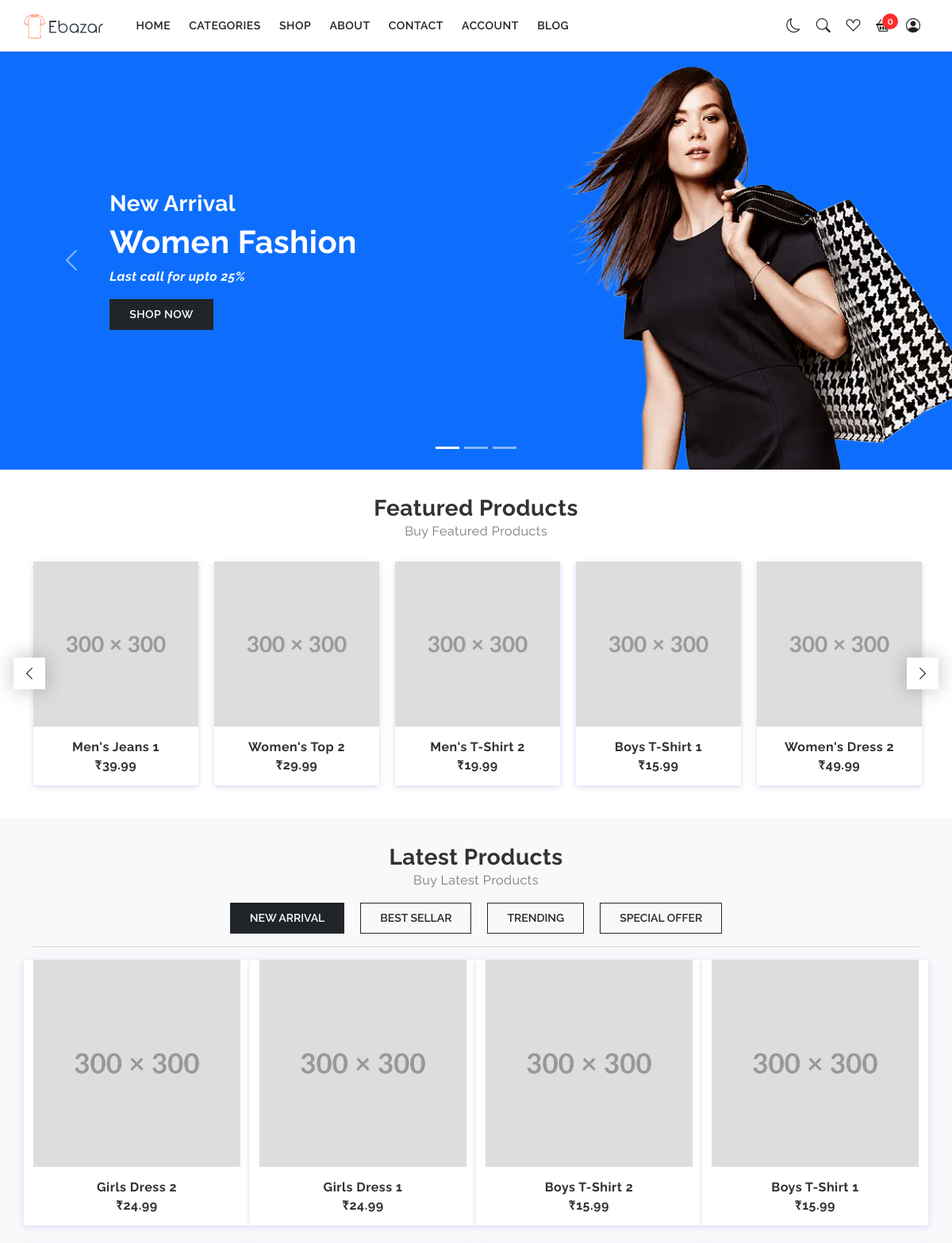
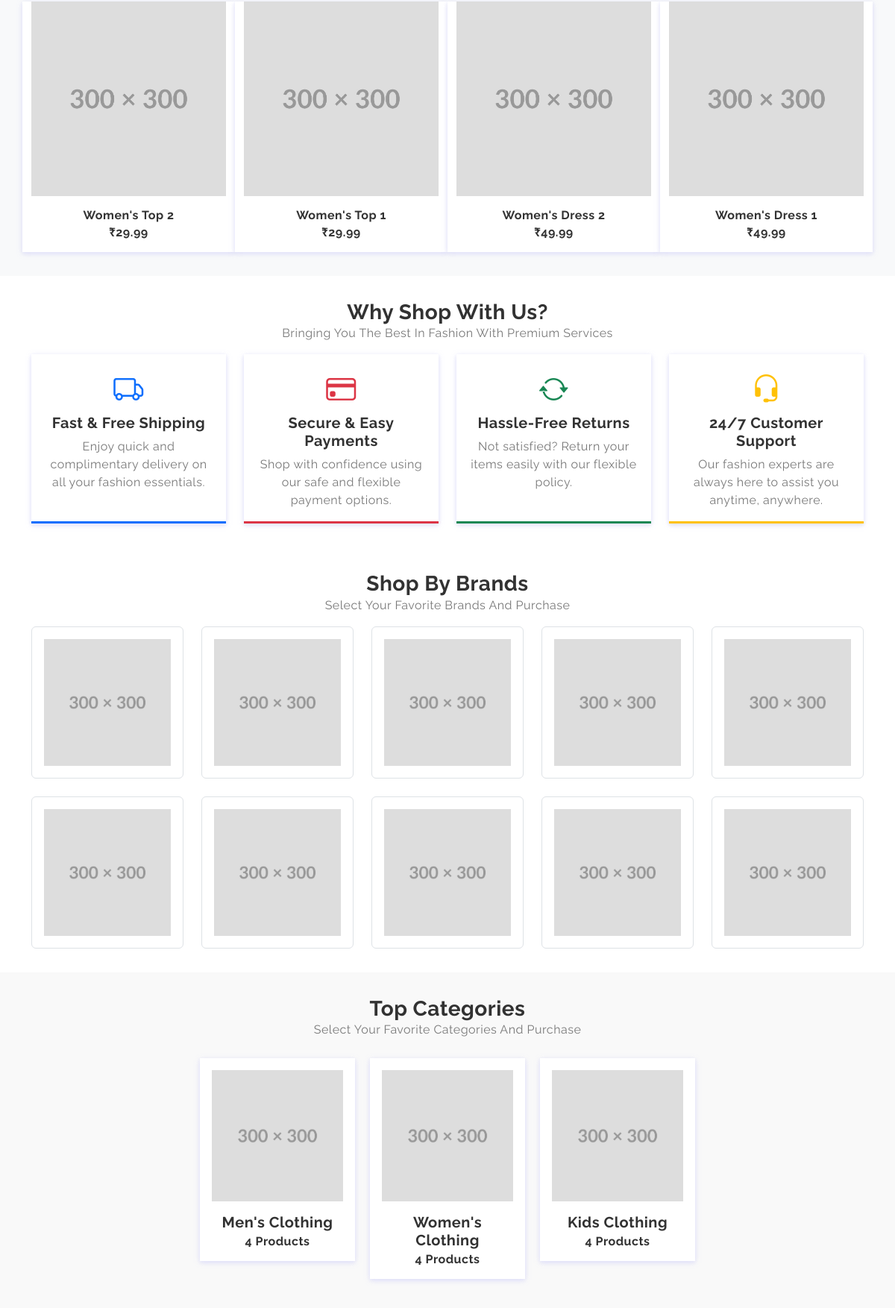
The page / (upper part) on the database its author committed (2 pictures, top to bottom).
### tables this page shows
CREATE TABLE `companies` (
  `company_id` int(11) NOT NULL,
  `title` varchar(255) DEFAULT NULL,
  `logo` varchar(255) DEFAULT NULL,
  `phone_number` varchar(20) DEFAULT NULL,
  `email` varchar(255) DEFAULT NULL,
  `website` varchar(255) DEFAULT NULL,
  `address` text DEFAULT NULL,
  `facebook_link` varchar(255) DEFAULT NULL,
  `instagram_link` varchar(255) DEFAULT NULL,
  `twitter_link` varchar(255) DEFAULT NULL,
  `footer_text` text DEFAULT NULL,
  `about_company` text DEFAULT NULL,
  `linked_link` varchar(255) DEFAULT NULL,
  `youtube_link` varchar(255) DEFAULT NULL
);

CREATE TABLE `product` (
  `product_id` int(11) NOT NULL,
  `product_name` varchar(255) NOT NULL,
  `main_category_id` int(11) NOT NULL,
  `sub_category_id` int(11) NOT NULL,
  `description` text DEFAULT NULL,
  `is_stock` tinyint(1) NOT NULL DEFAULT 0,
  `is_featured` tinyint(1) NOT NULL DEFAULT 0,
  `is_trending` tinyint(1) NOT NULL DEFAULT 0,
  `is_best_seller` tinyint(1) NOT NULL DEFAULT 0,
  `is_under_special_offer` tinyint(1) NOT NULL DEFAULT 0,
  `image_one` varchar(255) DEFAULT NULL,
  `image_two` varchar(255) DEFAULT NULL,
  `image_three` varchar(255) DEFAULT NULL,
  `product_url` varchar(255) DEFAULT NULL,
  `brand_id` int(11) NOT NULL,
  `size_ids` varchar(255) DEFAULT NULL,
  `colour_ids` varchar(255) DEFAULT NULL,
  `created_at` datetime NOT NULL DEFAULT current_timestamp()
);

CREATE TABLE `brands` (
  `brand_id` int(11) NOT NULL,
  `brand_name` varchar(255) NOT NULL,
  `brand_image` varchar(255) DEFAULT NULL,
  `brand_url` varchar(255) NOT NULL
);

CREATE TABLE `main_category` (
  `cid` int(11) NOT NULL,
  `main_category_name` varchar(255) NOT NULL,
  `main_category_url` varchar(255) NOT NULL,
  `main_category_image` varchar(255) DEFAULT NULL
);

### the-product.php (the view, shortened to what the rows shown need)
<div class="card">
    <div class="position-relative overflow-hidden">
        <a href="javascript:;">
            <img src="backend/<?php echo htmlspecialchars($product['image_one']); ?>" class="card-img-top"
                alt="<?php echo htmlspecialchars($product['product_name']); ?>">
        </a>
    </div>
    <div class="card-body">
        <div class="product-info text-center">
            <h6 class="mb-1 fw-bold product-name"><?php echo htmlspecialchars($product['product_name']); ?></h6>
            <p class="mb-0 h6 fw-bold product-price">
                <?php echo ($product['price'] !== 'N/A') ? "₹" . number_format($product['price'], 2) : "Price Not Available"; ?>
            </p>
        </div>
    </div>
</div>

### index.php (shortened to what the rows shown need)
<?php
include 'front-config.php';
?>
<!doctype html>
<html lang="en" class="light-theme">
<head>
  <?php
  include 'includes/style.php';
  ?>
</head>
<body>
  <?php
  include 'includes/headers.php';
  ?>
  <div class="page-content">
    <section class="slider-section">
      <div id="carouselExampleCaptions" class="carousel slide" data-bs-ride="carousel">
        <div class="carousel-inner">
          <div class="carousel-item active bg-primary">
            <div class="row d-flex align-items-center">
              <div class="col d-none d-lg-flex justify-content-center">
                <div class="">
                  <h1 class="h1 text-white fw-bold">Women Fashion</h1>
                </div>
              </div>
            </div>
          </div>
        </div>
      </div>
    </section>
    <section class="section-padding">
      <div class="container">
        <div class="product-thumbs">
          <?php
          $product_query = $conn->query("
            SELECT
                p.product_id,
                p.product_name,
                mc.main_category_name,
                sc.sub_category_name,
                p.description,
                p.is_stock,
                p.image_one
            FROM
                product p
            JOIN
                main_category mc ON p.main_category_id = mc.cid
            JOIN
                sub_category sc ON p.sub_category_id = sc.sid
            WHERE p.is_featured = 1 ORDER BY rand() LIMIT 10;
        ");
          while ($product = $product_query->fetch_assoc()) {
            $price_query = $conn->query("
                    SELECT combination_id, price
                    FROM price_combination
                    WHERE product_id = " . $product['product_id'] . "
                    ORDER BY RAND()
                    LIMIT 1
                ");
            if ($price_query->num_rows > 0) {
              $price_data = $price_query->fetch_assoc();
              $product['price'] = $price_data['price'];
              $product['combination_id'] = $price_data['combination_id'];
            } else {
              $product['price'] = 'N/A';
              $product['combination_id'] = null;
            }
            include 'the-product.php';
          }
          ?>
        </div>
      </div>
    </section>
    <?php
    function fetchProducts($condition)
    {
      global $conn;
      $condition = !empty($condition) ? "WHERE " . $condition : "";
      $product_query = $conn->query("
                    SELECT
                      p.product_id,
                      p.product_name,
                      mc.main_category_name,
                      sc.sub_category_name,
                      p.description,
                      p.is_stock,
                      p.image_one
                  FROM
                      product p
                  JOIN
                      main_category mc ON p.main_category_id = mc.cid
                  JOIN
                      sub_category sc ON p.sub_category_id = sc.sid
                  $condition
      ");
      while ($product = $product_query->fetch_assoc()) {
        $price_query = $conn->query("
              SELECT combination_id, price
              FROM price_combination
              WHERE product_id = " . (int) $product['product_id'] . "
              ORDER BY RAND()
              LIMIT 1
          ");
        if ($price_query->num_rows > 0) {
          $price_data = $price_query->fetch_assoc();
          $product['price'] = $price_data['price'];
          $product['combination_id'] = $price_data['combination_id'];
        } else {
          $product['price'] = 'N/A';
          $product['combination_id'] = null;
        }
        include 'the-product.php';
      }
    }
    ?>
    <section class="product-tab-section section-padding bg-light">
      <div class="container">
        <div class="tab-content tabular-product">
          <div class="tab-pane fade show active" id="new-arrival">
            <div class="row row-cols-2 row-cols-md-3 row-cols-lg-4 row-cols-xl-4 row-cols-xxl-5 g-4">
              <?php fetchProducts("1 ORDER BY product_id DESC LIMIT 8"); ?>
            </div>
          </div>
        </div>
      </div>
    </section>
    <section class="section-padding">
      <div class="container">
        <div class="brands">
          <div class="row row-cols-2 row-cols-lg-5 g-4">
            <?php
            $sql = "SELECT brand_name, brand_image, brand_url FROM brands LIMIT 10";
            $result = $conn->query($sql);
            if ($result->num_rows > 0) {
              while ($brand = $result->fetch_assoc()) { ?>
                <div class="col">
                  <div class="p-3 border rounded brand-box">
                    <div class="d-flex align-items-center">
                      <a href="<?php echo htmlspecialchars($brand['brand_url']); ?>">
                        <img src="backend/<?php echo htmlspecialchars($brand['brand_image']); ?>" class="img-fluid"
                          alt="<?php echo htmlspecialchars($brand['brand_name']); ?>">
                      </a>
                    </div>
                  </div>
                </div>
                <?php
              }
            } else {
              echo "<p class='text-center'>No Brands Available</p>";
            }
            ?>
          </div>
        </div>
      </div>
    </section>
    <section class="cartegory-slider section-padding bg-section-2">
      <div class="container">
        <div class="cartegory-box">
          <?php
          $sql = "SELECT mc.cid, mc.main_category_name, mc.main_category_url, mc.main_category_image,
                     COUNT(p.product_id) AS product_count
              FROM main_category mc
              LEFT JOIN product p ON mc.cid = p.main_category_id
              GROUP BY mc.cid
              LIMIT 10";
          $result = $conn->query($sql);
          if ($result->num_rows > 0) {
            while ($category = $result->fetch_assoc()) { ?>
              <a href="shop-grid.php?main_category_url=<?php echo $category['main_category_url']; ?>"
                style="text-decoration: none;">
                <div class="card">
                  <div class="card-body">
                    <div class="overflow-hidden">
                      <img src="backend/<?php echo htmlspecialchars($category['main_category_image']); ?>"
                        class="card-img-top rounded-0"
                        alt="<?php echo htmlspecialchars($category['main_category_name']); ?>">
                    </div>
                    <div class="text-center">
                      <h5 class="mb-1 cartegory-name mt-3 fw-bold">
                        <?php echo htmlspecialchars($category['main_category_name']); ?>
                      </h5>
                      <h6 class="mb-0 product-number fw-bold"><?php echo $category['product_count']; ?> Products
                      </h6>
                    </div>
                  </div>
                </div>
              </a>
            <?php }
          } else {
            echo "<p class='text-center'>No categories available</p>";
          }
          ?>
        </div>
      </div>
    </section>
  </div>
</body>
</html>

### includes/headers.php (shortened to what the rows shown need)
<?php
include 'front-config.php';
include 'includes/style.php';
$companyQuery = "SELECT logo FROM companies WHERE company_id = 1";
$companyQueryresult = mysqli_query($conn, $companyQuery);
$company = mysqli_fetch_assoc($companyQueryresult);
$logoUrl = $company['logo'];
?>
<header class="top-header">
  <nav class="navbar navbar-expand-xl w-100 navbar-dark container gap-3">
    <a class="navbar-brand d-none d-xl-inline" href="index.php"><img
        src="backend/<?php echo htmlspecialchars($logoUrl); ?>" class="logo-img" alt="Company Logo">
    </a></a>
  </nav>
</header>

### rows shown on the page
companies: logo (picture)
product: image_one (picture), product_name "Men's Jeans 1", price "39.99"
product: image_one (picture), product_name "Women's Top 2", price "29.99"
product: image_one (picture), product_name "Men's T-Shirt 2", price "19.99"
product: image_one (picture), product_name "Boys T-Shirt 1", price "15.99"
product: image_one (picture), product_name "Women's Dress 2", price "49.99"
product: image_one (picture), product_name "Girls Dress 2", price "24.99"
product: image_one (picture), product_name "Girls Dress 1", price "24.99"
product: image_one (picture), product_name "Boys T-Shirt 2", price "15.99"
product: image_one (picture), product_name "Women's Top 1", price "29.99"
product: image_one (picture), product_name "Women's Dress 1", price "49.99"
brands: brand_image (picture)
brands: brand_image (picture)
brands: brand_image (picture)
brands: brand_image (picture)
brands: brand_image (picture)
brands: brand_image (picture)
brands: brand_image (picture)
brands: brand_image (picture)
brands: brand_image (picture)
brands: brand_image (picture)
main_category: main_category_image (picture), main_category_name "Men's Clothing", product_count "4"
main_category: main_category_image (picture), main_category_name "Women's Clothing", product_count "4"
main_category: main_category_image (picture), main_category_name "Kids Clothing", product_count "4"

### other values the page prints
$cartCount "0"
